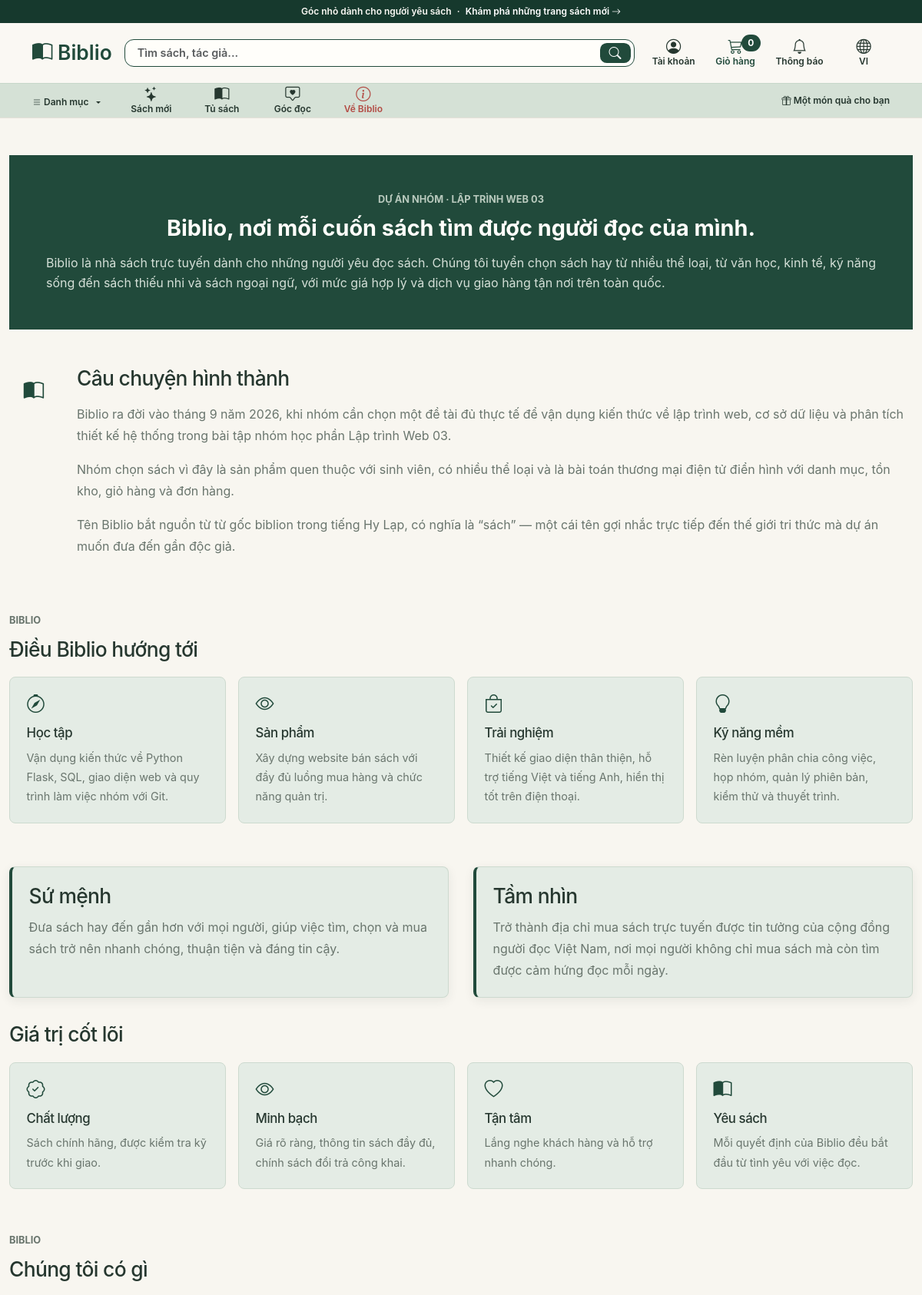
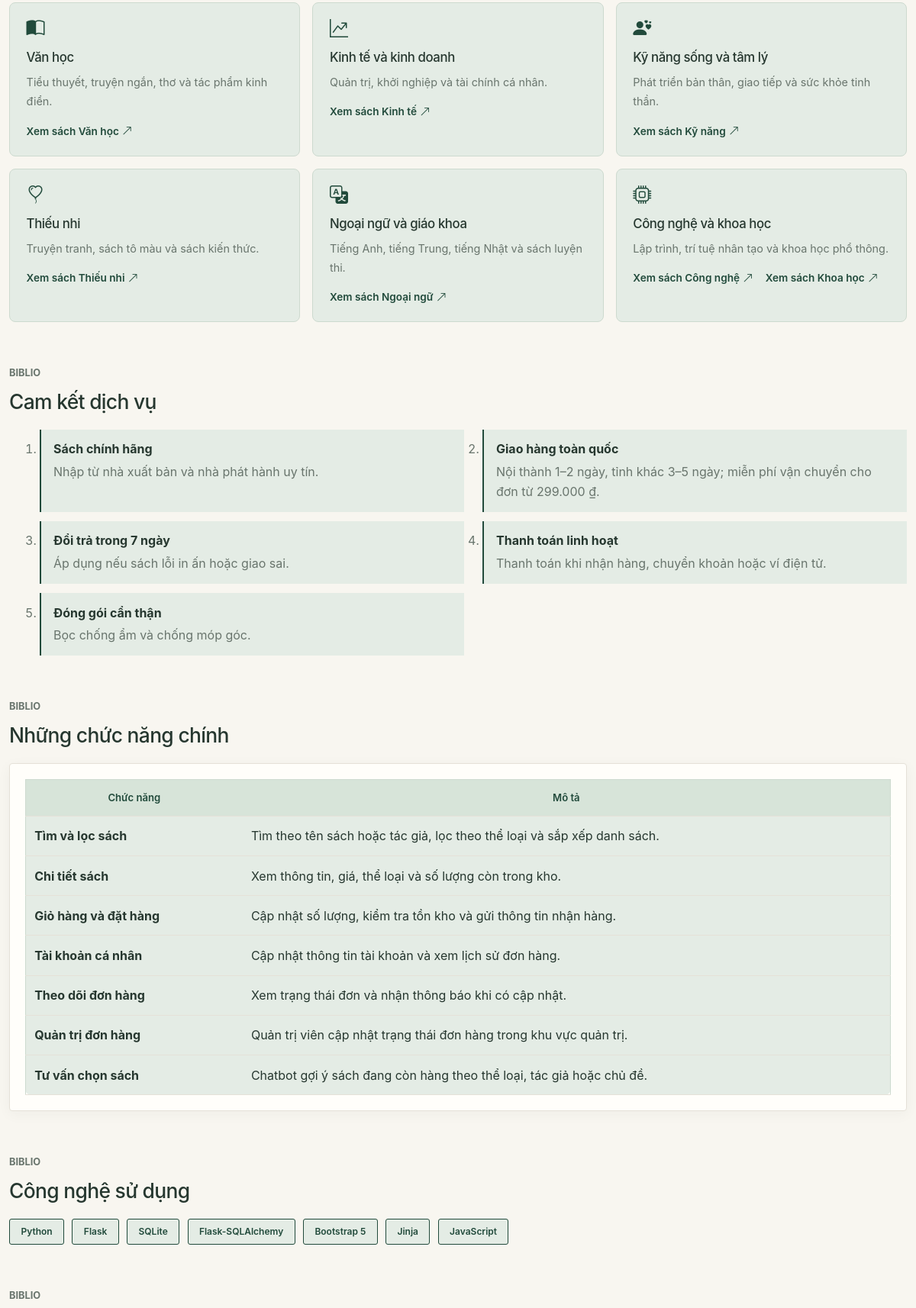
/about (upper part), run on the app's committed database (2 pictures, top to bottom).
### biblio/models.py (models this page shows)
class Category(db.Model):
    id = db.Column(db.Integer, primary_key=True)
    name = db.Column(db.String(100), unique=True, nullable=False)
    name_en = db.Column(db.String(100))
    books = db.relationship("Book", backref="category", lazy=True)

### biblio/routes/main.py (the view, shortened to what this page needs)
@bp.route("/about", methods=["GET", "POST"])
def about():
    catalog_categories = {}
    for category in Category.query.all():
        catalog_categories[category.name] = category
        if category.name_en:
            catalog_categories[category.name_en] = category
    form_data = {
        "name": request.form.get("name", "").strip(),
        "email": request.form.get("email", "").strip().lower(),
        "message": request.form.get("message", "").strip(),
    }
    return render_template(
        "about.html",
        form_data=form_data,
        catalog_categories=catalog_categories,
    )

### translations.py (called while the page is built)
def get_language():
    if has_request_context():
        language = session.get("language", "vi")
        if language in TRANSLATIONS:
            return language
    return "vi"

def tr(key, **values):
    message = TRANSLATIONS[get_language()].get(key, key)
    return message.format(**values) if values else message

### templates/about.html (shortened to what this page needs)
{% extends "base.html" %}
{% block content %}
<div class="about-page">
  <header class="about-banner">
    <p class="about-eyebrow">{{ t('about.banner_eyebrow') }}</p>
    <h1>{{ t('about.banner_title') }}</h1>
    <p>{{ t('about.banner_intro') }}</p>
  </header>
  <section class="about-section about-story" aria-labelledby="about-story-heading">
    <div class="about-story-mark" aria-hidden="true"><i class="bi bi-book-half"></i></div>
    <div>
      <h2 id="about-story-heading">{{ t('about.story_heading') }}</h2>
      <p>{{ t('about.story_paragraph_1') }}</p>
      <p>{{ t('about.story_paragraph_2') }}</p>
      <p>{{ t('about.story_paragraph_3') }}</p>
    </div>
  </section>
  <section class="about-section" aria-labelledby="about-goals-heading">
    <div class="about-section-heading">
      <p class="about-eyebrow">Biblio</p>
      <h2 id="about-goals-heading">{{ t('about.goals_heading') }}</h2>
    </div>
    <div class="row g-3">
      {% set goal_icons = ['bi-compass', 'bi-eye', 'bi-bag-check', 'bi-lightbulb'] %}
      {% for goal_number in range(1, 5) %}
      <div class="col-sm-6 col-xl-3">
        <article class="about-goal h-100">
          <i class="bi {{ goal_icons[loop.index0] }}" aria-hidden="true"></i>
          <h3>{{ t('about.goal_' ~ goal_number ~ '_title') }}</h3>
          <p>{{ t('about.goal_' ~ goal_number ~ '_body') }}</p>
        </article>
      </div>
      {% endfor %}
    </div>
  </section>
  <section class="about-section about-purpose" aria-label="{{ t('about.mission_heading') }}, {{ t('about.vision_heading') }}, {{ t('about.values_heading') }}">
    <div class="about-purpose-grid">
      <article class="about-purpose-item">
        <h2 id="about-mission-heading">{{ t('about.mission_heading') }}</h2>
        <p>{{ t('about.mission_body') }}</p>
      </article>
      <article class="about-purpose-item">
        <h2 id="about-vision-heading">{{ t('about.vision_heading') }}</h2>
        <p>{{ t('about.vision_body') }}</p>
      </article>
    </div>
    <div class="about-values" aria-labelledby="about-values-heading">
      <h2 id="about-values-heading">{{ t('about.values_heading') }}</h2>
      <div class="row g-3">
        {% set value_icons = ['bi-patch-check', 'bi-eye', 'bi-heart', 'bi-book-half'] %}
        {% for value_number in range(1, 5) %}
        <div class="col-sm-6 col-xl-3">
          <article class="about-goal about-value h-100">
            <i class="bi {{ value_icons[loop.index0] }}" aria-hidden="true"></i>
            <h3>{{ t('about.value_' ~ value_number ~ '_title') }}</h3>
            <p>{{ t('about.value_' ~ value_number ~ '_body') }}</p>
          </article>
        </div>
        {% endfor %}
      </div>
    </div>
  </section>
  <section class="about-section" aria-labelledby="about-catalog-heading">
    <div class="about-section-heading">
      <p class="about-eyebrow">Biblio</p>
      <h2 id="about-catalog-heading">{{ t('about.catalog_heading') }}</h2>
    </div>
    <div class="row g-3">
      {% set catalog_icons = ['bi-book-half', 'bi-graph-up-arrow', 'bi-person-hearts', 'bi-balloon-heart', 'bi-translate', 'bi-cpu'] %}
      {% set catalog_category_keys = [
        ['Literature'],
        ['Economics'],
        ['Personal Development'],
        ["Children's Books"],
        ['Foreign Languages'],
        ['Technology', 'Science']
      ] %}
      {% for category_number in range(1, 7) %}
      <div class="col-sm-6 col-xl-4">
        <article class="about-goal about-catalog-item h-100">
          <i class="bi {{ catalog_icons[loop.index0] }}" aria-hidden="true"></i>
          <h3>{{ t('about.catalog_' ~ category_number ~ '_title') }}</h3>
          <p>{{ t('about.catalog_' ~ category_number ~ '_body') }}</p>
          <div class="about-catalog-links">
            {% for category_key in catalog_category_keys[loop.index0] %}
              {% set linked_category = catalog_categories.get(category_key) %}
              {% if linked_category %}
              <a href="{{ url_for('books.list_books', category=linked_category.id) }}">
                {{ t('about.catalog_browse') }} {{ linked_category.name_en if current_lang == 'en' and linked_category.name_en else linked_category.name }}
                <i class="bi bi-arrow-up-right" aria-hidden="true"></i>
              </a>
              {% endif %}
            {% endfor %}
          </div>
        </article>
      </div>
      {% endfor %}
    </div>
  </section>
  <section class="about-section" aria-labelledby="about-services-heading">
    <div class="about-section-heading">
      <p class="about-eyebrow">Biblio</p>
      <h2 id="about-services-heading">{{ t('about.services_heading') }}</h2>
    </div>
    <ol class="about-service-list">
      {% for service_number in range(1, 6) %}
      <li>
        <strong>{{ t('about.service_' ~ service_number ~ '_title') }}</strong>
        <span>{{ t('about.service_' ~ service_number ~ '_body') }}</span>
      </li>
      {% endfor %}
    </ol>
  </section>
  <section class="about-section" aria-labelledby="about-features-heading">
    <div class="about-section-heading">
      <p class="about-eyebrow">Biblio</p>
      <h2 id="about-features-heading">{{ t('about.features_heading') }}</h2>
    </div>
    <div class="table-responsive">
      <table class="table about-feature-table align-middle mb-0">
        <thead>
          <tr>
            <th scope="col">{{ t('about.feature_name_heading') }}</th>
            <th scope="col">{{ t('about.feature_description_heading') }}</th>
          </tr>
        </thead>
        <tbody>
          {% for feature_number in range(1, 8) %}
          <tr>
            <th scope="row">{{ t('about.feature_' ~ feature_number ~ '_name') }}</th>
            <td>{{ t('about.feature_' ~ feature_number ~ '_body') }}</td>
          </tr>
          {% endfor %}
        </tbody>
      </table>
    </div>
  </section>
  <section class="about-section" aria-labelledby="about-technology-heading">
    <div class="about-section-heading">
      <p class="about-eyebrow">Biblio</p>
      <h2 id="about-technology-heading">{{ t('about.technology_heading') }}</h2>
    </div>
    <div class="about-tech-list">
      {% for technology_key in ['about.tech_python', 'about.tech_flask', 'about.tech_sqlite', 'about.tech_sqlalchemy', 'about.tech_bootstrap', 'about.tech_jinja', 'about.tech_javascript'] %}
      <span class="badge about-tech-badge">{{ t(technology_key) }}</span>
      {% endfor %}
    </div>
  </section>
  <section class="about-section" aria-labelledby="about-team-heading">
    <div class="about-section-heading">
      <p class="about-eyebrow">Biblio</p>
    </div>
      {% set team_member_images = [
        'Nguyễn Thị Thu - Trưởng nhóm.jpg',
        'Hồ Thị Thuỳ Linh - Thành viên (2).jpg',
        'Hoàng Xuân Đạt - Thành viên (1).jpg'
      ] %}
  </section>
</div>
{% endblock %}

### data on the page
Category: name "Văn học"
Category: name "Kinh tế"
Category: name "Kỹ năng"
Category: name "Thiếu nhi"
Category: name "Ngoại ngữ"
Category: name "Công nghệ"
Category: name "Khoa học"

### other printed values
{{ t('home.announcement') }} "Góc nhỏ dành cho người yêu sách"
{{ t('home.announcement_link') }} "Khám phá những trang sách mới"
{{ t('header.cart') }} "Giỏ hàng"
{{ cart_count }} "0"
{{ t('header.notifications') }} "Thông báo"
{{ t('header.account') }} "Tài khoản"
{{ current_language|upper }} "VI"
{{ t('header.catalog') }} "Danh mục"
{{ t('home.nav_new_books') }} "Sách mới"
{{ t('home.nav_books') }} "Tủ sách"
{{ t('home.nav_reading') }} "Góc đọc"
{{ t('home.nav_about') }} "Về Biblio"
{{ t('home.gift') }} "Một món quà cho bạn"
{{ t('about.banner_eyebrow') }} "DỰ ÁN NHÓM · LẬP TRÌNH WEB 03"
{{ t('about.banner_title') }} "Biblio, nơi mỗi cuốn sách tìm được người đọc của mình."
